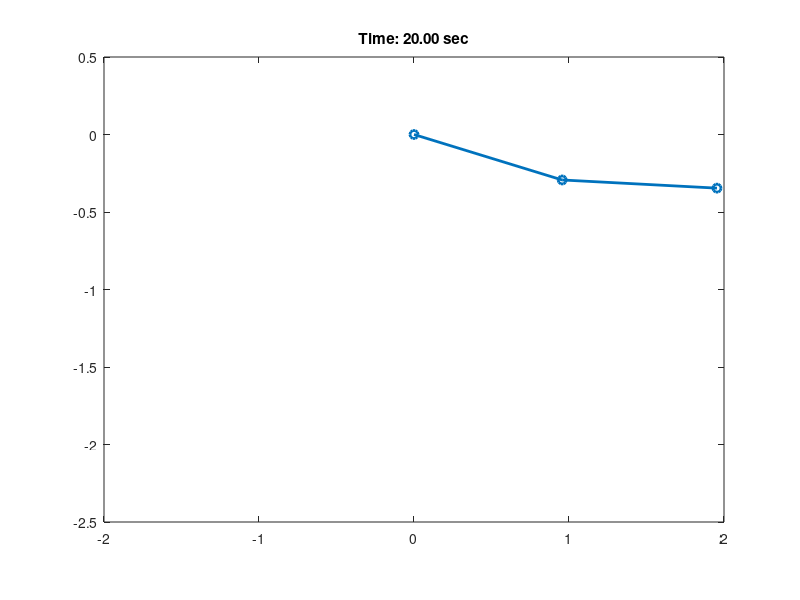

The MATLAB script that drew this image:
function double_pendulum_sim
   % パラメータ設定
   g=9.81;         % 重力加速度　[m/s^2]
   L1=1.0;         % 上の棒の長さ　[m]
   L2=1.0;         % 下の棒の長さ  [m]
   m1=1.0;         % 上の質量　　[kg]
   m2=1.0;         % 下の質量　　[kg]

   % 初期条件: [theta1,omega1,theta2,omega2]
   y0=[pi/2,0,pi/2,0];

   % 時間設定　
   tspan=[0,20];

   % 微分方程式を解く
   [T, Y] = ode45(@(t, y) equations(t, y, m1, m2, L1, L2, g), tspan, y0);
    

    % アニメーション描画
    for i = 1:5:length(T)
        clf;
        x1 = L1 * sin(Y(i,1));
        y1 = -L1 * cos(Y(i,1));
        x2 = x1 + L2 * sin(Y(i,3));
        y2 = y1 - L2 * cos(Y(i,3));
        
        plot([0 x1 x2], [0 y1 y2], '-o', 'LineWidth', 2);
        axis equal;
        axis([-2 2 -2.5 0.5]);
        title(sprintf('Time: %.2f sec', T(i)));
        drawnow;
    end
end

% 微分方程式（運動方程式）
function dydt = equations(~, y, m1, m2, L1, L2, g)
    theta1 = y(1);
    omega1 = y(2);
    theta2 = y(3);
    omega2 = y(4);
    
    delta = theta2 - theta1;

    den1 = (m1 + m2) * L1 - m2 * L1 * cos(delta)^2;
    den2 = (L2 / L1) * den1;

    domega1 = (m2 * L1 * omega1^2 * sin(delta) * cos(delta) + ...
               m2 * g * sin(theta2) * cos(delta) + ...
               m2 * L2 * omega2^2 * sin(delta) - ...
               (m1 + m2) * g * sin(theta1)) / den1;

    domega2 = (-m2 * L2 * omega2^2 * sin(delta) * cos(delta) + ...
               (m1 + m2) * (g * sin(theta1) * cos(delta) - ...
               L1 * omega1^2 * sin(delta) - ...
               g * sin(theta2))) / den2;

    dydt = [omega1; domega1; omega2; domega2];
end